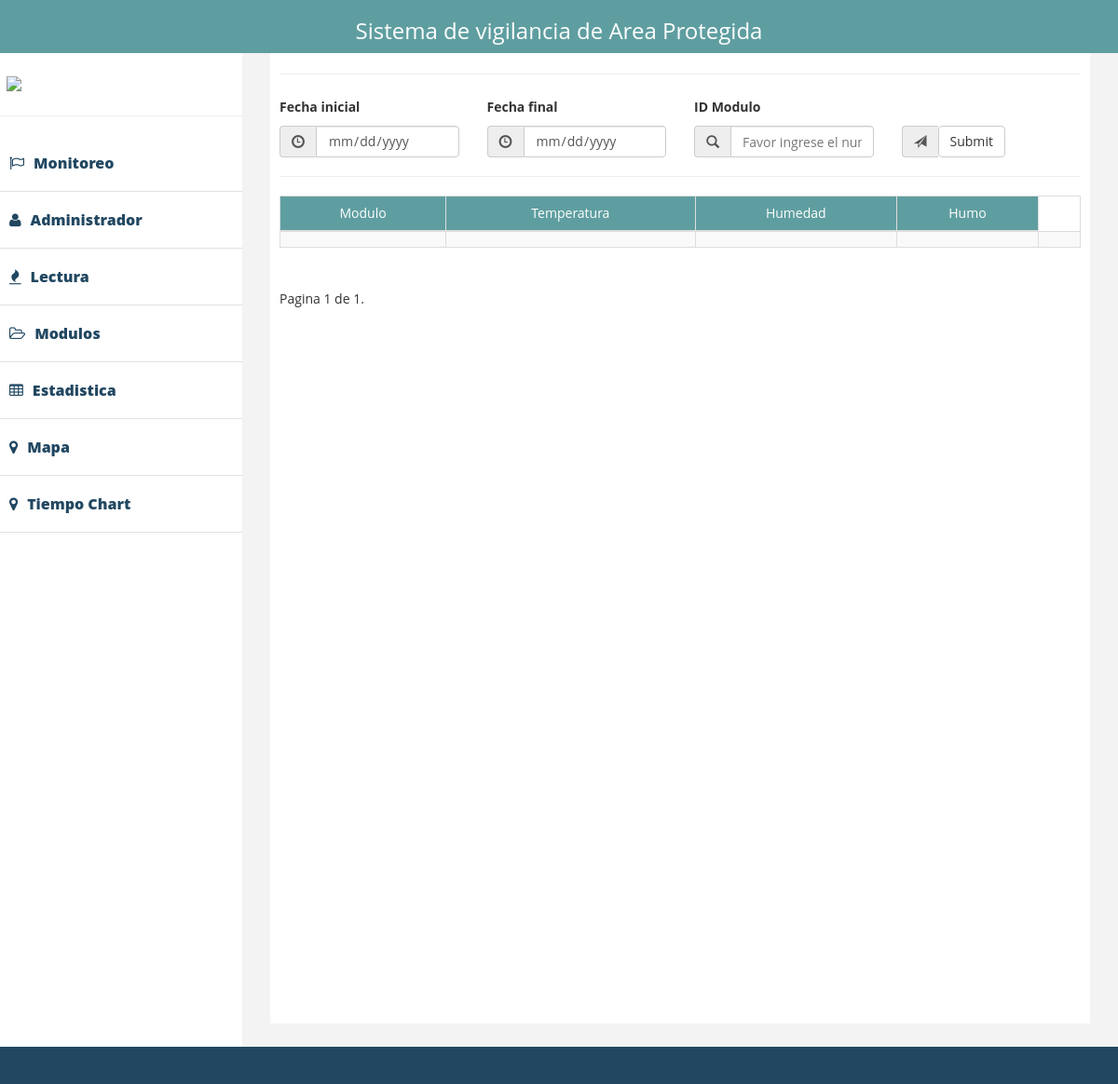
Page /interface/lectura/ on the earlier database version.
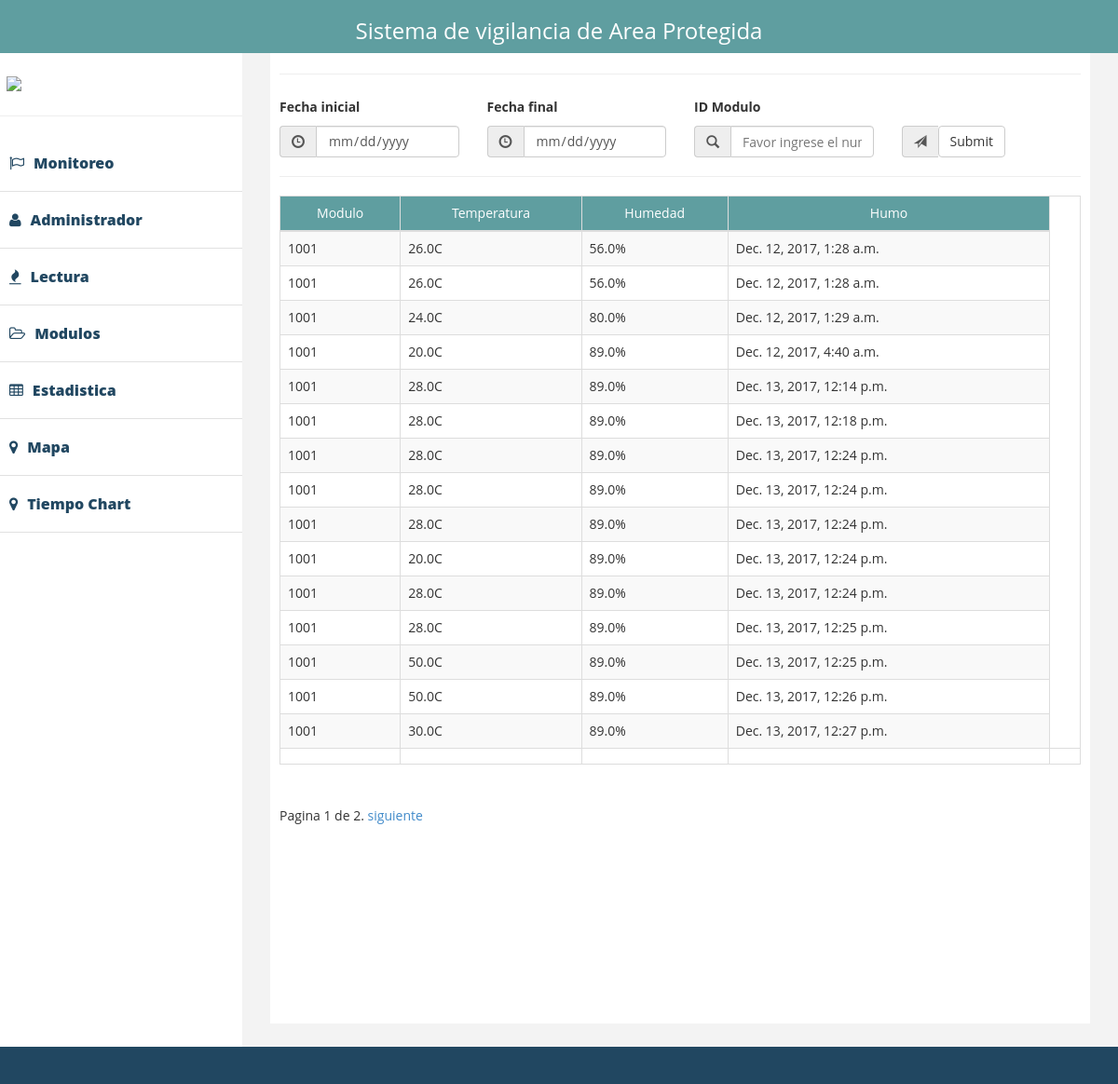
Same page on the later database version.
### interface/models.py (models this page shows)
class LecturaTempHume(models.Model):
    temperatura     = models.FloatField(blank=True, null=True)
    humedad         = models.FloatField(blank=True, null=True)
    timestamp       = models.DateTimeField(auto_now=True)
    modulo = models.CharField(max_length=8)

### interface/views.py (the view)
def lectura(request):
    querryset_list = LecturaTempHume.objects.all()
    paginator = Paginator(querryset_list, 15)
    page = request.GET.get('page')
    try:
        querryset = paginator.page(page)
    except PageNotAnInteger:
        querryset = paginator.page(1)
    except EmptyPage:
        querryset = paginator.page(paginator.num_pages)
    context = {
        'Object_list': querryset
    }
    return render(request, 'lecture.html', context)

### templates/lecture.html (shortened to what this page needs)
{% extends 'index.html' %}
{% block table %}
    <thead id="head-th">
    <hr/>
    <tr>
        <td>Modulo</td>
        <td>Temperatura</td>
        <td>Humedad</td>
        <td>Humo</td>
    </tr>
    </thead>
    <tbody>
    {% for ob in Object_list %}
        <tr>
            <td>{{ ob.modulo }} </td>
            <td>{{ ob.temperatura }}C</td>
            <td>{{ ob.humedad }}%</td>
            <td>{{ ob.timestamp }}</td>
        </tr>
    {% endfor %}
            <td>{{ ob.modulo }}</td>
            <td>{{ ob.temperatura }}</td>
            <td>{{ ob.humedad }}</td>
            <td>{{ ob.humo }}</td>
            <td>{{ ob.sonido }}</td>
    </tbody>
{% endblock %}

### templates/index.html (shortened to what this page needs)
<!DOCTYPE html>
<html xmlns="http://www.w3.org/1999/xhtml">
{% load staticfiles %}
<head>
    <link rel="stylesheet" href="https://cdn.anychart.com/releases/8.0.1/css/anychart-ui.min.css"/>
    <link rel="stylesheet" href="https://cdn.anychart.com/releases/8.0.1/css/anychart-ui.min.css"/>
    <link href="{% static 'assets/css/bootstrap.css' %}" rel="stylesheet"/>
    <link href="{% static 'assets/css/font-awesome.css' %}" rel="stylesheet"/>
    <link href="{% static 'assets/css/custom.css' %}" rel="stylesheet"/>
    <link href="{% static 'css/styles.css' %}" rel="stylesheet"/>
</head>
<body>
<div style="margin-top: 2%">
    <div class="navbar navbar-fixed-top " id="header-fixed">
        <center><h3>Sistema de vigilancia de Area Protegida</h3></center>
    </div>
</div>
<nav class="navbar-default navbar-side" role="navigation">
    <div class="sidebar-collapse">
        <ul class="nav">
            <img style="padding-left: 7px;" src="{% static 'images/fvv.jpg' %}"/>
            <hr/>
            <li>
                <a href="/interface/"><i class="fa fa-flag-o "></i>Monitoreo</a>
            </li>
            <li>
                <a href="/admin/"><i class="fa fa-user "></i>Administrador</a>
            </li>
            <li><a href="/interface/lectura"><i class="fa fa-fire "></i>Lectura</a></li>
            <li>
                <a href="/interface/modulo"><i class="fa fa-folder-open-o "></i>Modulos</a>
            </li>
            <li>
                <a href=""><i class="fa fa-table"></i>Estadistica</a>
            </li>
            <li>
                <a href="/interface/area"><i class="fa fa-map-marker"></i>Mapa</a>
            </li>
            <li>
                <a href="/interface/grafica-temperatura-vs-tiempo"><i class="fa fa-map-marker"></i>Tiempo Chart</a>
            </li>
        </ul>
    </div>
</nav>
<div id="page-wrapper" class="col-lg-8; col-sm-push-11">
    {% block True %}
        <div id="page-inner">
            <form method="post" action=".">{% csrf_token %}
                {% block filter %}
                    <hr/>
                        <div class="row">
                            <div class="col-xs-3"><label for="datepickerInit">Fecha inicial</label>
                                <div class="input-group">
                                    <span class="input-group-addon"><span class="glyphicon glyphicon-time"></span></span>
                                    <input type="date" name="startFc" step="1" min="2017-01-01" name="init"
                                           placeholder="Inicial:dd/mm/aaaa" class="form-control">
                                </div>
                            </div>
                            <div class="col-xs-3"><label for="datepickerInit">Fecha final</label>
                                <div class="input-group">
                                    <span class="input-group-addon"><span class="glyphicon glyphicon-time"></span></span>
                                    <input type="date" name="endFc" step="1" min="2013-01-01" id="datepickerInit"
                                           class="form-control">
                                </div>
                            </div>
                            <div class="col-xs-3"><label for="myInput">ID Modulo</label>
                                <div class="input-group">
                                    <span class="input-group-addon"><span class="glyphicon glyphicon-search"></span></span>
                                    <input type="text" id="myInput" placeholder="Favor ingrese el numero de modulo"
                                           name="nic" class="form-control">
                                </div>
                            </div>
                            <div class="col-xs-3"><label for="myInput"><h2></h2></label>
                                <div class="input-group">
                                    <span class="input-group-addon"><span class="glyphicon glyphicon-send"></span></span>
                                    <button type="submit" class="btn btn-default">Submit</button>
                                </div>
                            </div>
                        </div>
                {% endblock %}
            </form>
            {% block contenedor %}
                <div style="height :70%; overflow-x: scroll; overflow-y: auto; ">
                        <table width="100%" class="table table-striped table-bordered" cellspacing="0">
                            {% block table %}{% endblock table %}
                        </table>
                    {% block page %}
                        </div>
                            <div class="pagination">
                                <span class="step-links">
                        <span class="current">
                            Pagina {{ Object_list.number }} de {{ Object_list.paginator.num_pages }}.
                        </span>
                        {% if Object_list.has_next %}
                            <a href="?page={{ Object_list.next_page_number }}">siguiente</a>
                        {% endif %}
                    </span>
                            </div>
                    {% endblock page %}
            {% endblock  %}
       </div>
     {% endblock %}
</div>
<div class="footer">
</div>
</body>
</html>

### static/assets/css/custom.css (style rules this page uses)
body { font-family: 'Open Sans', sans-serif; line-height:30px; }
#page-wrapper { padding: 15px 15px; min-height: 600px; background:#F3F3F3; }
#page-inner { width:100%; margin:10px 20px 10px 0px; background-color:#fff!important; padding:10px; min-height:1050px; }
.sidebar-collapse .nav { padding:0; padding-top:50px; }
.sidebar-collapse > .nav > li > a { padding:15px 10px; color: #214761; font-weight: 900; font-size: 16px; }
.sidebar-collapse > .nav > li { border-bottom:1px solid #e1e1e1; }
.navbar-side { border:none; background-color: #fff; }
.nav > li > a > i { margin-right:10px; }
.footer { background-color:#214761; width:100%; color:#fff; padding:20px 50px 20px 50px; padding-left:20px; }
@media (min-width:768px) { #page-wrapper { margin: 0 0 0 260px; padding: 15px 30px; min-height: 1050px; } }
@media (min-width:768px) { .navbar-side { z-index: 1; position: absolute; width: 260px; } }

### static/css/styles.css (style rules this page uses)
h2, ul { color: #204d74; }
#header-fixed { position: fixed; background-color: cadetblue; text-align: center; color: white; }
#head-th { background-color: cadetblue; color: white; text-align: center; }
input, button { background-color:transparent; border:0; }
[type="date"] { background:#fff url(https://cdn1.iconfinder.com/data/icons/cc_mono_icon_set/blacks/16x16/calendar_2.png) 97% 50% no-repeat ; }
label { padding-right: 16%; }
html, body { height: 100%; margin: 0; padding: 0; }

Differences in the rows shown:
added LecturaTempHume: modulo "1001", temperatura "26.0", humedad "56.0", timestamp "Dec. 12, 2017, 1:28 a.m."
added LecturaTempHume: modulo "1001", temperatura "26.0", humedad "56.0", timestamp "Dec. 12, 2017, 1:28 a.m."
added LecturaTempHume: modulo "1001", temperatura "24.0", humedad "80.0", timestamp "Dec. 12, 2017, 1:29 a.m."
added LecturaTempHume: modulo "1001", temperatura "20.0", humedad "89.0", timestamp "Dec. 12, 2017, 4:40 a.m."
added LecturaTempHume: modulo "1001", temperatura "28.0", humedad "89.0", timestamp "Dec. 13, 2017, 12:14 p.m."
added LecturaTempHume: modulo "1001", temperatura "28.0", humedad "89.0", timestamp "Dec. 13, 2017, 12:18 p.m."
added LecturaTempHume: modulo "1001", temperatura "28.0", humedad "89.0", timestamp "Dec. 13, 2017, 12:24 p.m."
added LecturaTempHume: modulo "1001", temperatura "28.0", humedad "89.0", timestamp "Dec. 13, 2017, 12:24 p.m."
added LecturaTempHume: modulo "1001", temperatura "28.0", humedad "89.0", timestamp "Dec. 13, 2017, 12:24 p.m."
added LecturaTempHume: modulo "1001", temperatura "20.0", humedad "89.0", timestamp "Dec. 13, 2017, 12:24 p.m."
added LecturaTempHume: modulo "1001", temperatura "28.0", humedad "89.0", timestamp "Dec. 13, 2017, 12:24 p.m."
added LecturaTempHume: modulo "1001", temperatura "28.0", humedad "89.0", timestamp "Dec. 13, 2017, 12:25 p.m."
added LecturaTempHume: modulo "1001", temperatura "50.0", humedad "89.0", timestamp "Dec. 13, 2017, 12:25 p.m."
added LecturaTempHume: modulo "1001", temperatura "50.0", humedad "89.0", timestamp "Dec. 13, 2017, 12:26 p.m."
added LecturaTempHume: modulo "1001", temperatura "30.0", humedad "89.0", timestamp "Dec. 13, 2017, 12:27 p.m."
Other differences:
{{ Object_list.paginator.num_pages }}: "1" → "2"
text now shown: "siguiente"
